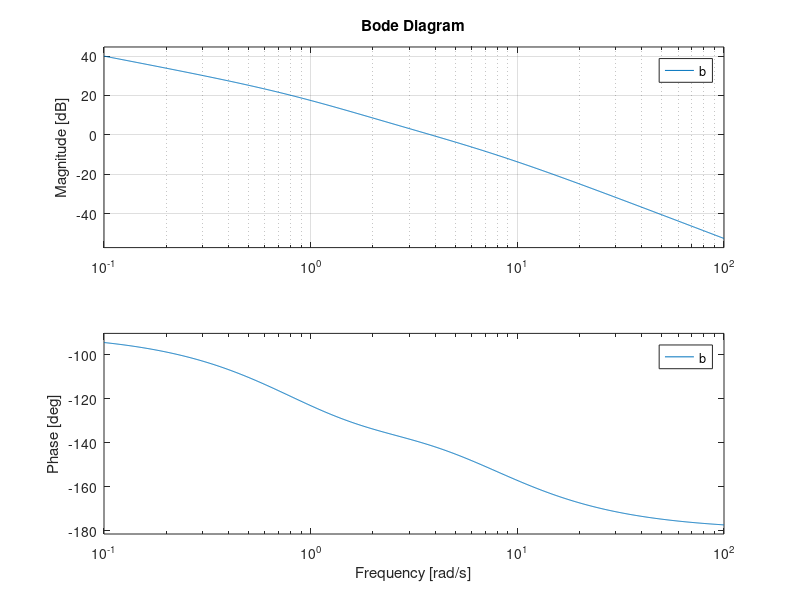
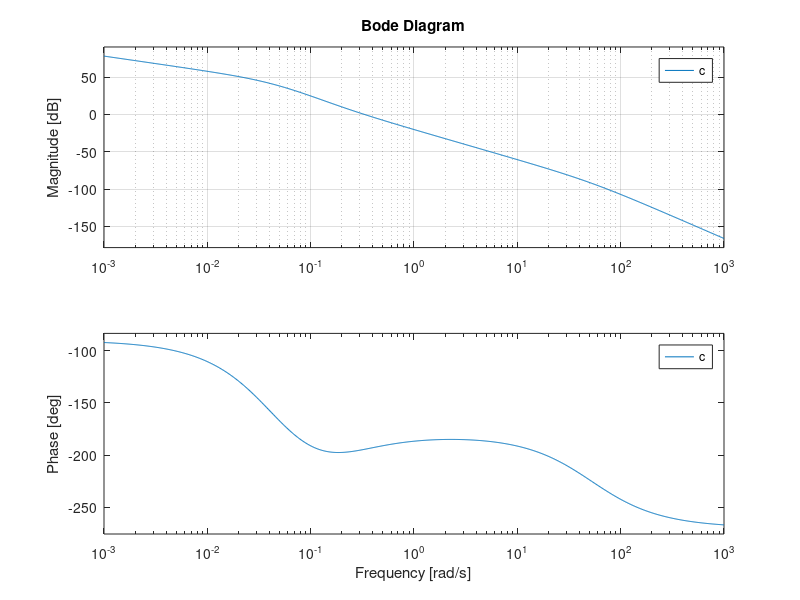
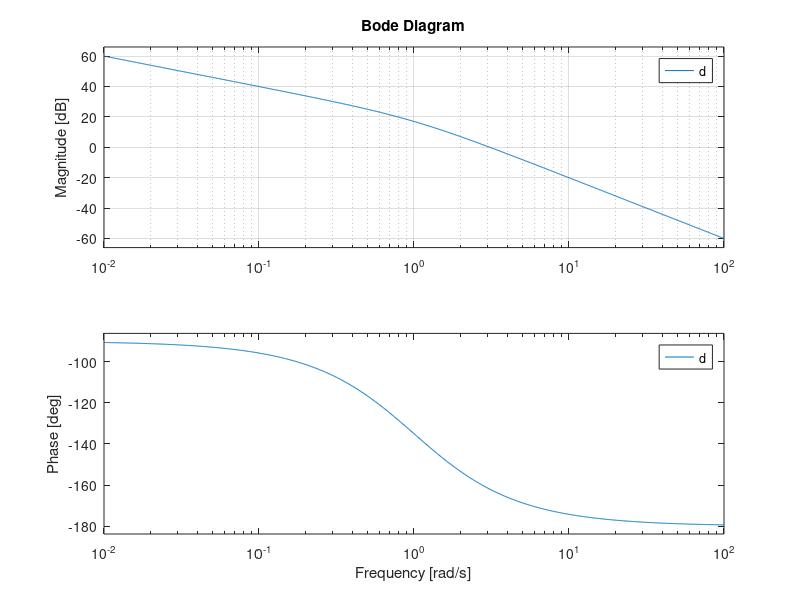
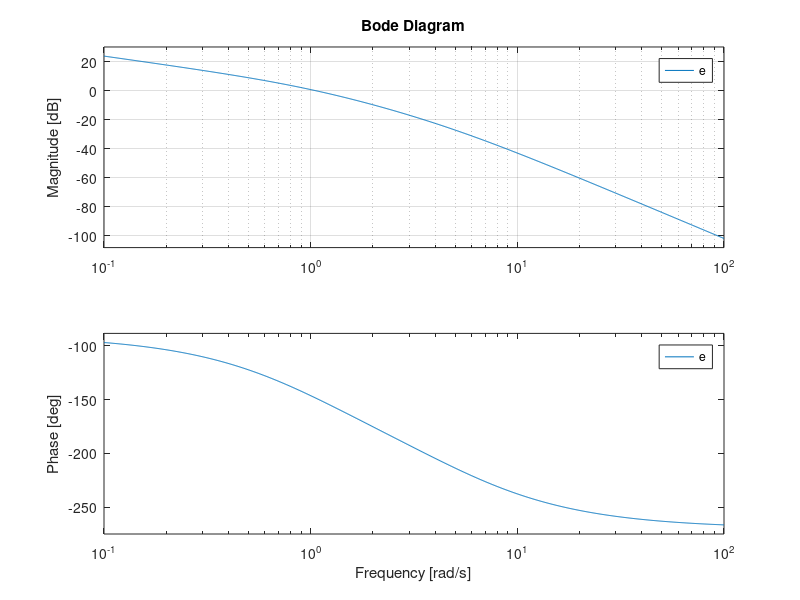

Source code (MATLAB) for these figures, in order:
clc
a=tf([37.3 68.65 25],[0.0744 1.69745 11.1938 16.693 1 0]);
bode(a),grid
figure(1)
b=tf([3.85 10],[0.162 1.162 1 0])
bode(b),grid
figure(2)
c=tf([40 8],[8 418.2 41.2 1 0])
bode(c),grid
figure(3)
d=tf([10],[1 1 0])
bode(d),grid
figure(4)
e=tf([8],[1 6 5 0])
bode(e),grid
figure(5)
f=tf([25],[0.05 0.6 1 0])
bode(f),grid
figure(6)
